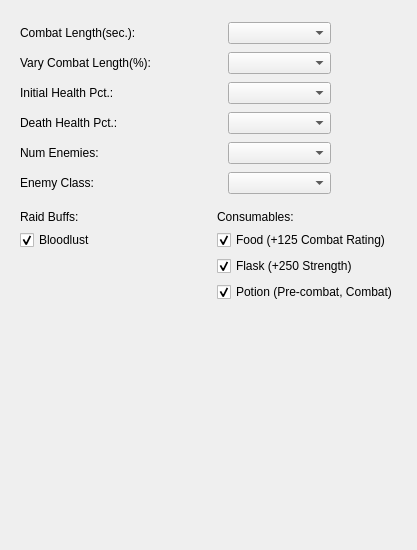
       <widget class="QWidget" name="tabEnvironment">
        <attribute name="title">
         <string>Environment</string>
        </attribute>
        <widget class="QWidget" name="layoutWidget">
         <property name="geometry">
          <rect>
           <x>20</x>
           <y>210</y>
           <width>388</width>
           <height>331</height>
          </rect>
         </property>
         <layout class="QHBoxLayout" name="horizontalLayout_10">
          <item>
           <layout class="QVBoxLayout" name="verticalLayout_2">
            <item>
             <layout class="QVBoxLayout" name="verticalLayout_4">
              <item>
               <widget class="QLabel" name="label_9">
                <property name="text">
                 <string>Raid Buffs:</string>
                </property>
               </widget>
              </item>
              <item>
               <widget class="QCheckBox" name="checkRaidBuffBloodlust">
                <property name="text">
                 <string>Bloodlust</string>
                </property>
                <property name="checked">
                 <bool>true</bool>
                </property>
               </widget>
              </item>
             </layout>
            </item>
            <item>
             <spacer name="verticalSpacer_5">
              <property name="orientation">
               <enum>Qt::Vertical</enum>
              </property>
              <property name="sizeHint" stdset="0">
               <size>
                <width>20</width>
                <height>40</height>
               </size>
              </property>
             </spacer>
            </item>
           </layout>
          </item>
          <item>
           <layout class="QVBoxLayout" name="verticalLayout_6">
            <item>
             <layout class="QVBoxLayout" name="verticalLayout_5">
              <item>
               <widget class="QLabel" name="label_19">
                <property name="text">
                 <string>Consumables:</string>
                </property>
               </widget>
              </item>
              <item>
               <widget class="QCheckBox" name="checkRaidBuffFood">
                <property name="text">
                 <string>Food (+125 Combat Rating)</string>
                </property>
                <property name="checked">
                 <bool>true</bool>
                </property>
               </widget>
              </item>
              <item>
               <widget class="QCheckBox" name="checkRaidBuffFlask">
                <property name="text">
                 <string>Flask (+250 Strength)</string>
                </property>
                <property name="checked">
                 <bool>true</bool>
                </property>
               </widget>
              </item>
              <item>
               <widget class="QCheckBox" name="checkRaidBuffPotion">
                <property name="text">
                 <string>Potion (Pre-combat, Combat)</string>
                </property>
                <property name="checked">
                 <bool>true</bool>
                </property>
               </widget>
              </item>
             </layout>
            </item>
            <item>
             <spacer name="verticalSpacer">
              <property name="orientation">
               <enum>Qt::Vertical</enum>
              </property>
              <property name="sizeHint" stdset="0">
               <size>
                <width>20</width>
                <height>40</height>
               </size>
              </property>
             </spacer>
            </item>
           </layout>
          </item>
         </layout>
        </widget>
        <widget class="QWidget" name="layoutWidget">
         <property name="geometry">
          <rect>
           <x>20</x>
           <y>20</y>
           <width>311</width>
           <height>181</height>
          </rect>
         </property>
         <layout class="QVBoxLayout" name="verticalLayout_7">
          <item>
           <layout class="QHBoxLayout" name="horizontalLayout_2">
            <item>
             <widget class="QLabel" name="label_5">
              <property name="text">
               <string>&lt;html&gt;&lt;head/&gt;&lt;body&gt;&lt;p&gt;Combat Length(sec.):&lt;/p&gt;&lt;/body&gt;&lt;/html&gt;</string>
              </property>
             </widget>
            </item>
            <item>
             <widget class="QComboBox" name="comboCombatLength">
              <property name="maximumSize">
               <size>
                <width>103</width>
                <height>16777215</height>
               </size>
              </property>
             </widget>
            </item>
           </layout>
          </item>
          <item>
           <layout class="QHBoxLayout" name="horizontalLayout_3">
            <item>
             <widget class="QLabel" name="label_6">
              <property name="text">
               <string>&lt;html&gt;&lt;head/&gt;&lt;body&gt;&lt;p&gt;Vary Combat Length(%):&lt;/p&gt;&lt;/body&gt;&lt;/html&gt;</string>
              </property>
             </widget>
            </item>
            <item>
             <widget class="QComboBox" name="comboVaryCombatLength">
              <property name="maximumSize">
               <size>
                <width>103</width>
                <height>16777215</height>
               </size>
              </property>
             </widget>
            </item>
           </layout>
          </item>
          <item>
           <layout class="QHBoxLayout" name="horizontalLayout_4">
            <item>
             <widget class="QLabel" name="label_7">
              <property name="text">
               <string>&lt;html&gt;&lt;head/&gt;&lt;body&gt;&lt;p&gt;Initial Health Pct.:&lt;/p&gt;&lt;/body&gt;&lt;/html&gt;</string>
              </property>
             </widget>
            </item>
            <item>
             <widget class="QComboBox" name="comboInitialHealthPercentage">
              <property name="maximumSize">
               <size>
                <width>103</width>
                <height>16777215</height>
               </size>
              </property>
             </widget>
            </item>
           </layout>
          </item>
          <item>
           <layout class="QHBoxLayout" name="horizontalLayout_5">
            <item>
             <widget class="QLabel" name="label_8">
              <property name="text">
               <string>&lt;html&gt;&lt;head/&gt;&lt;body&gt;&lt;p&gt;Death Health Pct.:&lt;/p&gt;&lt;/body&gt;&lt;/html&gt;</string>
              </property>
             </widget>
            </item>
            <item>
             <widget class="QComboBox" name="comboDeathPct">
              <property name="maximumSize">
               <size>
                <width>103</width>
                <height>16777215</height>
               </size>
              </property>
             </widget>
            </item>
           </layout>
          </item>
          <item>
           <layout class="QHBoxLayout" name="horizontalLayout_30">
            <item>
             <widget class="QLabel" name="label_40">
              <property name="text">
               <string>&lt;html&gt;&lt;head/&gt;&lt;body&gt;&lt;p&gt;Num Enemies:&lt;/p&gt;&lt;/body&gt;&lt;/html&gt;</string>
              </property>
             </widget>
            </item>
            <item>
             <widget class="QComboBox" name="comboNumEnemies">
              <property name="maximumSize">
               <size>
                <width>103</width>
                <height>16777215</height>
               </size>
              </property>
             </widget>
            </item>
           </layout>
          </item>
          <item>
           <layout class="QHBoxLayout" name="horizontalLayout_33">
            <item>
             <widget class="QLabel" name="label_51">
              <property name="text">
               <string>&lt;html&gt;&lt;head/&gt;&lt;body&gt;&lt;p&gt;Enemy Class:&lt;/p&gt;&lt;/body&gt;&lt;/html&gt;</string>
              </property>
             </widget>
            </item>
            <item>
             <widget class="QComboBox" name="comboEnemyClass">
              <property name="maximumSize">
               <size>
                <width>103</width>
                <height>16777215</height>
               </size>
              </property>
             </widget>
            </item>
           </layout>
          </item>
         </layout>
        </widget>
       </widget>
